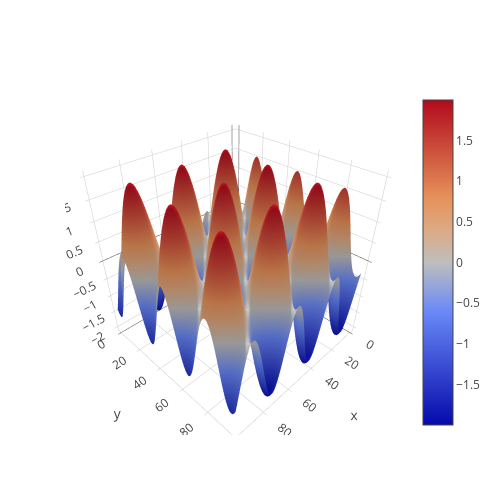

Notebook code for this chart:
### Code cell
func11 = lambda x: np.sin(x[1]) + np.cos(x[0])
show_func(func11)

### Figure 1 — Plotly figure (JSON) as saved in the notebook; plotly's stock layout.template omitted (floating-point values rounded to 4 significant figures; data arrays with more than 128 entries replaced by an {"elided": "..."} marker saying what was removed)
{"data": [{"type": "surface", "z": {"elided": "100x100 float values"}}], "layout": {"autosize": false, "height": 500, "margin": {"b": 65, "l": 65, "r": 50, "t": 90}, "width": 500}}
